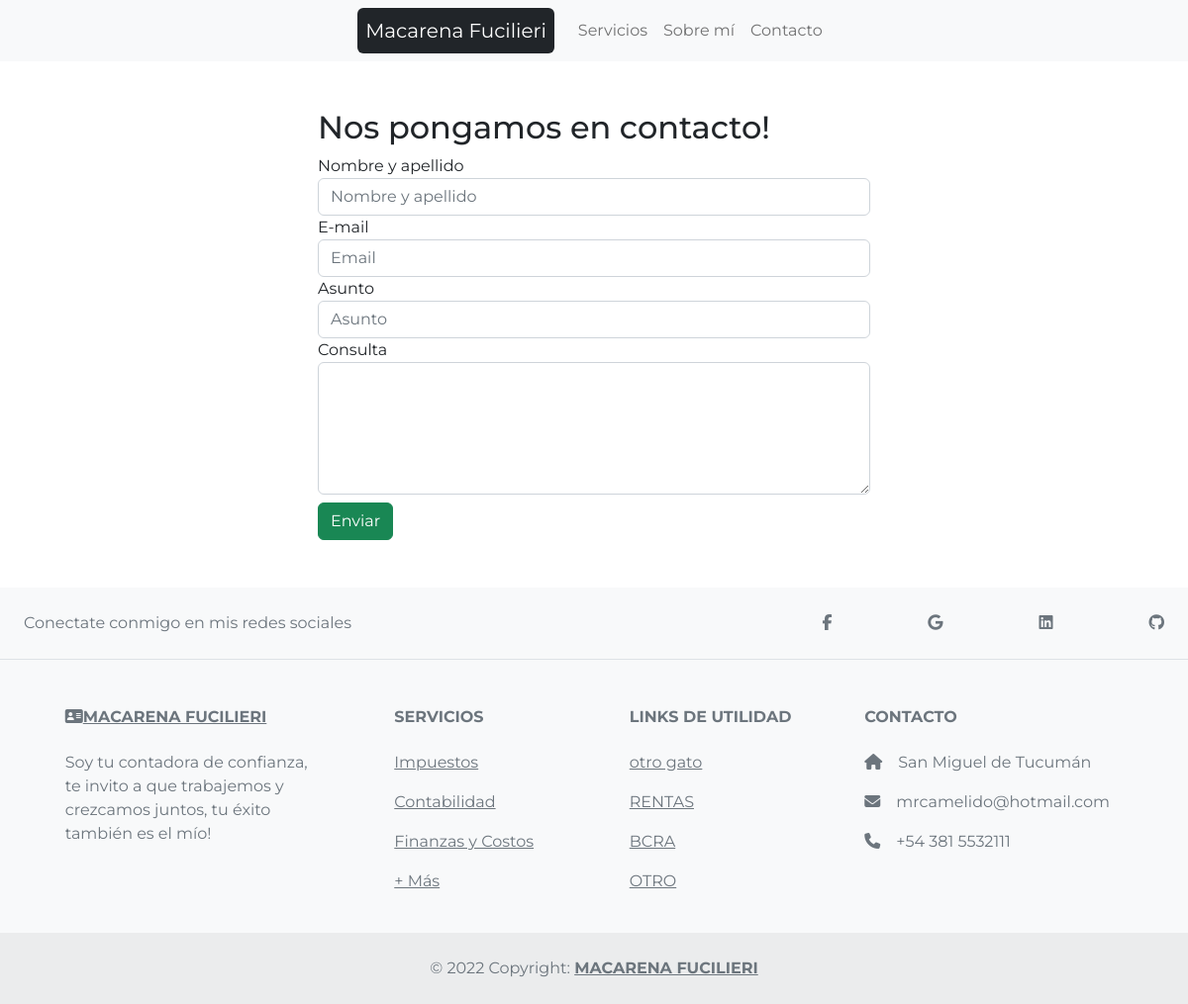
/contacto/, run on the app's committed database.
### core/models.py (models this page shows)
class footer(models.Model):
    nombre_footer = models.CharField(max_length=200)
    selecionado = UniqueBooleanField()
    titulo =  models.CharField(max_length=200)
    mi_nombre =  models.CharField(max_length=200)
    texto = models.TextField()
    facebook = models.URLField(max_length=200,blank=True,null=True)
    twitter = models.URLField(max_length=200,blank=True,null=True)
    google = models.URLField(max_length=200,blank=True,null=True)
    instagram = models.URLField(max_length=200,blank=True,null=True)
    linkedin = models.URLField(max_length=200,blank=True,null=True)
    github = models.URLField(max_length=200,blank=True,null=True)
    servicio_1= models.CharField(max_length=50,blank=True,null=True)
    servicio_2= models.CharField(max_length=50,blank=True,null=True)
    servicio_3= models.CharField(max_length=50,blank=True,null=True)
    servicio_4= models.CharField(max_length=50,blank=True,null=True)
    link_1_nombre= models.CharField(max_length=50,blank=True,null=True)
    link_2_nombre= models.CharField(max_length=50,blank=True,null=True)
    link_3_nombre= models.CharField(max_length=50,blank=True,null=True)
    link_4_nombre= models.CharField(max_length=50,blank=True,null=True)
    link_1_url= models.URLField(max_length=200,blank=True,null=True)
    link_2_url= models.URLField(max_length=200,blank=True,null=True)
    link_3_url= models.URLField(max_length=200,blank=True,null=True)
    link_4_url= models.URLField(max_length=200,blank=True,null=True)
    direccion = models.CharField(max_length=200,blank=True,null=True)
    email = models.CharField(max_length=200,blank=True,null=True)
    telefono = models.CharField(max_length=200,blank=True,null=True)

### core/views.py (the view, shortened to what this page needs)
# urls.py: path('contacto/',homeViews.contactoView,name="contacto")
def contactoView(request):
    context = {
    'form':ContactoForm(),
    }
    return render(request,'contacto.html',context=context)

### core/forms.py
class ContactoForm(forms.ModelForm):
    class Meta:
        model = Contacto
        fields = ['nombre','email','asunto','consulta']

### core/templatetags/core_extras.py (called while the page is built)
@register.simple_tag
def get_footer():
    if footer.objects.filter(selecionado=True).exists():
        footer_selected = footer.objects.get(selecionado=True)
        return footer_selected
    else:
        return None

### core/templates/contacto.html (shortened to what this page needs)
{% extends 'base.html' %} {% load static %} {% block content %}
<div class="container fcc">
  <div class="col-lg-6 col-md-12 mt-5">
    <h2>Nos pongamos en contacto!</h2>
    <form action="{% url 'contacto' %}" class="form" method="post" id="form">
      <div class="form-group">
        <label for="id_nombre">Nombre y apellido</label>
        <input
          type="text"
          class="form-control"
          id="id_nombre"
          name="nombre"
          maxlength="60"
          placeholder="Nombre y apellido"
          required="required"
        >
      </div>
      <div class="form-group">
        <label for="id_email">E-mail</label>
        <input
          type="email"
          class="form-control"
          id="id_email"
          maxlength="254"
          name="email"
          placeholder="Email"
          required="required"
          >
      </div>
      <div class="form-group">
        <label for="id_asunto">Asunto</label>
        <input
          type="text"
          class="form-control"
          id="id_asunto"
          name="asunto"
          placeholder="Asunto"
          required="required"
        >
      </div>
      <div class="form-group">
        <label for="id_consulta">Consulta</label>
        <textarea
          id="id_consulta"
          class="form-control"
          name="consulta"
          rows="5"
          required="required"
          >
        </textarea>
      </div>
      <button type="submit" class="btn btn-success mt-2">Enviar</button>
    </form>
  </div>
</div>
{% endblock %}

### core/templates/base.html (shortened to what this page needs)
<!DOCTYPE html>
<html lang="es">
{% load static %}
{% load core_extras %}
<head>
  <link href="https://cdn.jsdelivr.net/npm/bootstrap@5.2.0-beta1/dist/css/bootstrap.min.css" rel="stylesheet">
  <link rel="stylesheet" href="{% static 'core/styles/style.css' %}">
</head>
  <body>
  <header>
  <nav class="navbar navbar-expand-sm navbar-light bg-light">
    <div class="mx-auto d-sm-flex d-block flex-sm-nowrap">
        <a class="navbar-brand bg-dark text-white p-2 rounded" href="{% url 'home' %}">Macarena Fucilieri</a>
        <div class="collapse navbar-collapse text-center" id="navbarsExample11">
            <ul class="navbar-nav">
                <li class="nav-item active">
                    <a class="nav-link" href="{% url 'servicios' %}">Servicios</a>
                </li>
                <li class="nav-item">
                    <a class="nav-link" href="{% url 'about' %}">Sobre mí</a>
                </li>
                <li class="nav-item">
                    <a class="nav-link" href="{% url 'contacto' %}">Contacto</a>
                </li>
            </ul>
        </div>
    </div>
</nav>
</header>
  {% block content %}{% endblock content %}
{% get_footer as footer %}
{% if footer %}
<footer class="text-center text-lg-start bg-light text-muted mt-5">
  <section
    class="d-flex justify-content-center justify-content-lg-between p-4 border-bottom"
  >
    <div class="me-5 d-none d-lg-block">
      <span>{{footer.titulo}}</span>
    </div>
    <div class="d-flex flex-row justify-content-between redes-container">
      {% if footer.facebook %}
      <a href="{{footer.facebook}}" class="text-reset">
        <i class="fab fa-facebook-f"></i>
      </a>
      {% endif %}
      {% if footer.google %}
      <a href="{{footer.google}}" class="text-reset">
        <i class="fab fa-google"></i>
      </a>
      {% endif %}
      {% if footer.linkedin %}
      <a href="{{footer.linkedin}}" class="text-reset">
        <i class="fab fa-linkedin"></i>
      </a>
      {% endif %}
      {% if footer.github %}
      <a href="{{footer.github}}" class="text-reset">
        <i class="fab fa-github"></i>
      </a>
      {% endif %}
    </div>
  </section>
  <section class="">
    <div class="container text-center text-md-start mt-5">
      <div class="row mt-3">
        <div class="col-md-3 col-lg-4 col-xl-3 mx-auto mb-4">
          <h6 class="text-uppercase fw-bold mb-4">
            <a class="text-reset" href="{% url 'about' %}"><i class="fa-solid fa-address-card"></i>{{footer.mi_nombre}}</a>
          </h6>
          <p>{{footer.texto}}</p>
        </div>
        <div class="col-md-2 col-lg-2 col-xl-2 mx-auto mb-4">
          <h6 class="text-uppercase fw-bold mb-4">Servicios</h6>
          <p><a href="{% url 'servicios' %}" class="text-reset">{{footer.servicio_1}}</a></p>
          <p><a href="{% url 'servicios' %}" class="text-reset">{{footer.servicio_2}}</a></p>
          <p><a href="{% url 'servicios' %}" class="text-reset">{{footer.servicio_3}}</a></p>
          <p><a href="{% url 'servicios' %}" class="text-reset">{{footer.servicio_4}}</a></p>
        </div>
        <div class="col-md-3 col-lg-2 col-xl-2 mx-auto mb-4">
          <h6 class="text-uppercase fw-bold mb-4">Links de utilidad</h6>
          {% if footer.link_1_url and footer.link_1_nombre %}
          <p><a href="{{footer.link_1_url}}" class="text-reset" target="_blank">{{footer.link_1_nombre}}</a></p>
          {% endif %}
          {% if footer.link_2_url and footer.link_2_nombre %}
          <p><a href="{{footer.link_2_url}}" class="text-reset" target="_blank">{{footer.link_2_nombre}}</a></p>
          {% endif %}
          {% if footer.link_3_url and footer.link_3_nombre %}
          <p><a href="{{footer.link_3_url}}" class="text-reset" target="_blank">{{footer.link_3_nombre}}</a></p>
          {% endif %}
          {% if footer.link_4_url and footer.link_4_nombre %}
          <p><a href="{{footer.link_4_url}}" class="text-reset" target="_blank">{{footer.link_4_nombre}}</a></p>
          {% endif %}
        </div>
        <div class="col-md-4 col-lg-3 col-xl-3 mx-auto mb-md-0 mb-4">
          <h6 class="text-uppercase fw-bold mb-4">
            Contacto
          </h6>
          {% if footer.direccion %}
            <p><i class="fas fa-home me-3"></i>{{footer.direccion}}</p>
          {% endif %}
          {% if footer.email %}
            <p><i class="fas fa-envelope me-3"></i>{{footer.email}}</p>
          {% endif %}
          {% if footer.telefono %}
            <p><i class="fas fa-phone me-3"></i>{{footer.telefono}}</p>
          {% endif %}
        </div>
      </div>
    </div>
  </section>
  <div class="text-center p-4" style="background-color: rgba(0, 0, 0, 0.05);">
    © {% now "Y" %} Copyright:
    <a class="text-reset fw-bold" href="{% url 'home' %}">{{footer.mi_nombre}}</a>
  </div>
</footer>
{% else %}
<h1>Debes cargar un footer en la página de administración!</h1>
{% endif %}
</body>
</html>

### core/static/core/styles/style.css (style rules this page uses)
* { margin: 0; padding: 0; box-sizing: border-box; }
h1, h2, h3, h4, h5, h6, p, div, strong, a, li, input { font-family: "Montserrat", sans-serif; }
.fcc { display: flex; align-items: center; justify-content: center; }
.redes-container { width: 30%; }

### data on the page
footer: titulo "Conectate conmigo en mis redes sociales", mi_nombre "MACARENA FUCILIERI", texto "Soy tu contadora de confianza, te invito a que trabajemos y crezcamos juntos, tu éxito también es el mío!", servicio_1 "Impuestos", servicio_2 "Contabilidad", servicio_3 "Finanzas y Costos", servicio_4 "+ Más", link_1_nombre "otro gato", link_2_nombre "RENTAS", link_3_nombre "BCRA", link_4_nombre "OTRO", direccion "San Miguel de Tucumán", email "mrcamelido@hotmail.com", telefono "+54 381 5532111"
